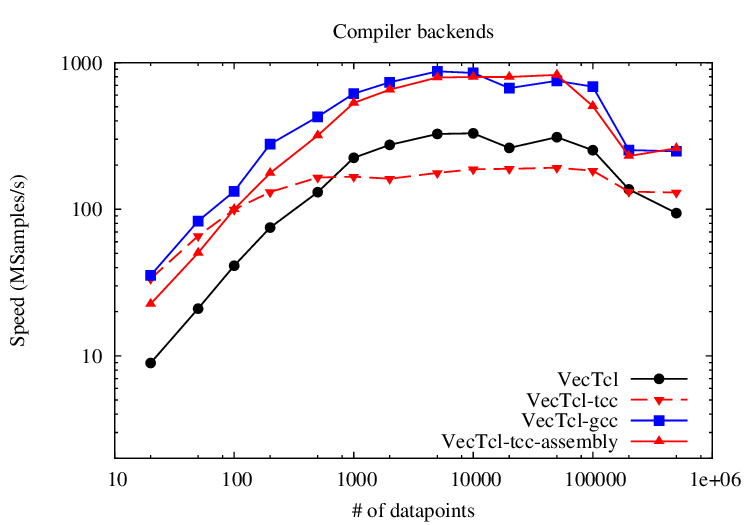

The gnuplot source for this figure:
#!/opt/local/bin/gnuplot -persist
#
#    
#    	G N U P L O T
#    	Version 4.4 patchlevel 4
#    	last modified November 2011
#    	System: Darwin 12.5.0
#    
#    	Copyright (C) 1986-1993, 1998, 2004, 2007-2011
#    	Thomas Williams, Colin Kelley and many others
#    
#    	gnuplot home:     http://www.gnuplot.info
#    	faq, bugs, etc:   type "help seeking-assistance"
#    	immediate help:   type "help"
#    	plot window:      hit 'h'
# set terminal x11  nopersist
# set output
set log xy

set key bottom right
set terminal post col dash dl 4 eps enh "Times-Roman" 20

set style line 1 lt 1 lc rgb 'black' pt 7 ps 1.6 lw 3
set style line 2 lt 1 lc rgb 'blue' pt 5 ps 1.6 lw 3
set style line 3 lt 1 lc rgb 'red' pt 9 ps 1.6 lw 3
set style line 4 lt 2 lc rgb 'red' pt 11 ps 1.6 lw 3
set style line 5 lt 1 lc rgb '#008000' pt 10 ps 1.6 lw 3
set style line 6 lt 1 lc rgb '#008000' pt 6 ps 1.6 lw 3
set style line 7 lt 1 lc rgb '#D00080' pt 8 ps 1.6 lw 3

set title "Compiler backends"
set ylabel "Speed (MSamples/s)"
set xlabel "# of datapoints"

set yrange [2:1000]
set out "compilerbench.eps"
plot \
	"squaresbench.dat" u 1:($1/$2) w lp ls 1 title "VecTcl", \
	"" u 1:($1/$3) w lp ls 4 title "VecTcl-tcc", \
	"" u 1:($1/$5) w lp ls 2 title "VecTcl-gcc", \
	"" u 1:($1/$4) w lp ls 3 title "VecTcl-tcc-assembly"
set out

! convert -density 150 compilerbench.eps -flatten compilerbench.png
! rm compilerbench.eps
#    EOF
